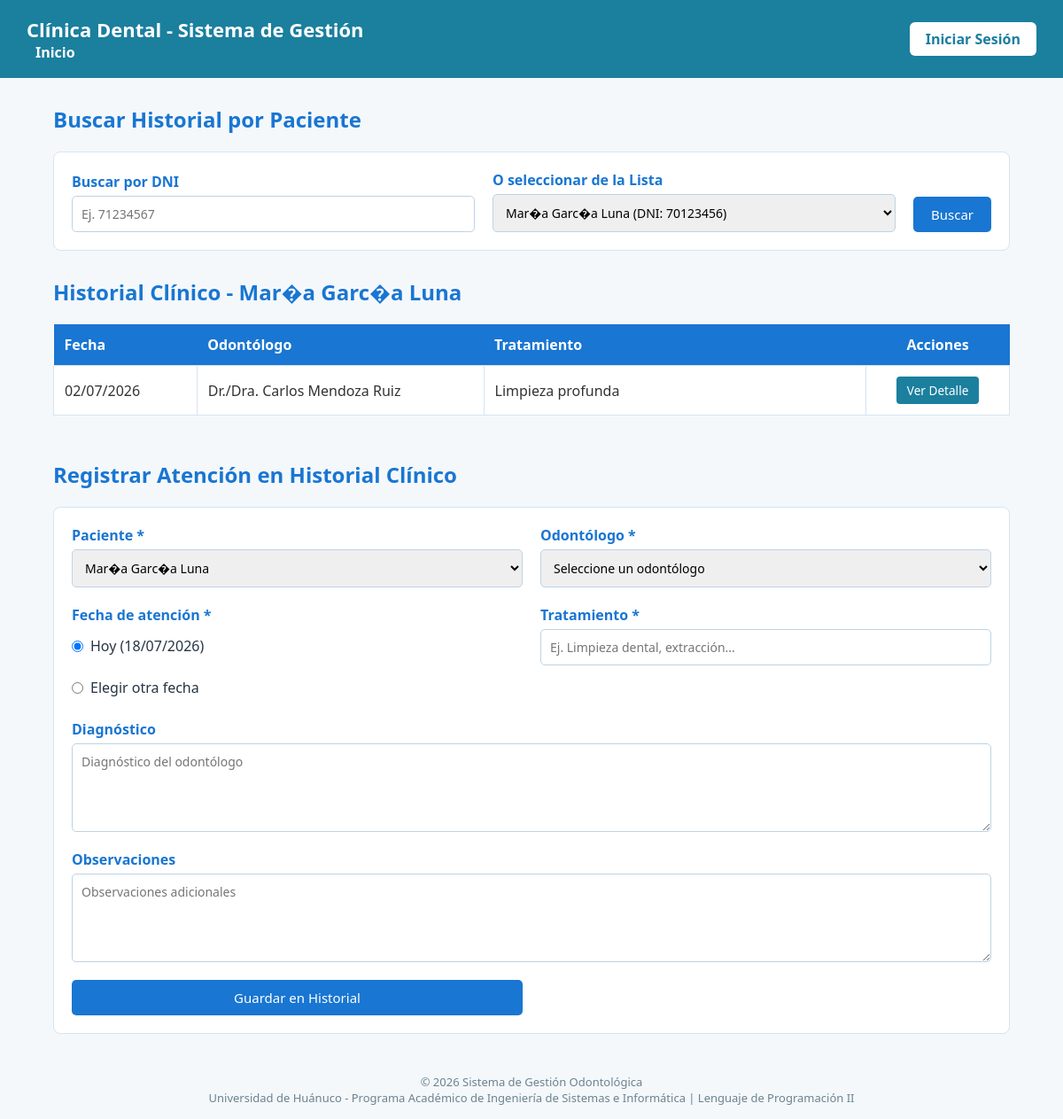
The app's page /vistas/historial.php?id_paciente=3 with its own data.
### tables this page shows
CREATE TABLE paciente (
    id_paciente INT AUTO_INCREMENT PRIMARY KEY,
    dni VARCHAR(8) NOT NULL UNIQUE,
    nombres VARCHAR(80) NOT NULL,
    apellidos VARCHAR(80) NOT NULL,
    telefono VARCHAR(20),
    correo VARCHAR(100),
    direccion VARCHAR(150),
    fecha_nacimiento DATE
);

CREATE TABLE historial_clinico (
    id_historial INT AUTO_INCREMENT PRIMARY KEY,
    id_paciente INT NOT NULL,
    id_odontologo INT NOT NULL,
    fecha_atencion DATE NOT NULL,
    diagnostico TEXT,
    observaciones TEXT,
    tratamiento VARCHAR(200),
    FOREIGN KEY (id_paciente) REFERENCES paciente(id_paciente),
    FOREIGN KEY (id_odontologo) REFERENCES odontologo(id_odontologo)
);

CREATE TABLE odontologo (
    id_odontologo INT AUTO_INCREMENT PRIMARY KEY,
    nombres VARCHAR(80) NOT NULL,
    apellidos VARCHAR(80) NOT NULL,
    especialidad VARCHAR(80),
    telefono VARCHAR(20),
    correo VARCHAR(100)
);

### php/clases/paciente.php (called while the page is built, shortened)
<?php
require_once __DIR__ . '/../config/conexion.php';
class Paciente {
    private $conexion;
    public function __construct() {
        $con = new Conexion();
        $this->conexion = $con->conectar();
    }
    public function listarPacientes() {
        $sql = "SELECT * FROM paciente ORDER BY apellidos ASC";
        $stmt = $this->conexion->prepare($sql);
        $stmt->execute();
        return $stmt->fetchAll();
    }
}

### php/config/conexion.php (called while the page is built, shortened)
<?php
class Conexion {
    private $host = "localhost";
    private $nombre_bd = "clinica_dental";
    private $usuario = "root";
    private $password = "";
    private $charset = "utf8mb4";
    public function conectar() {
        $dsn = "mysql:host={$this->host};dbname={$this->nombre_bd};charset={$this->charset}";
        $opciones = [
            PDO::ATTR_ERRMODE            => PDO::ERRMODE_EXCEPTION,
            PDO::ATTR_DEFAULT_FETCH_MODE => PDO::FETCH_ASSOC,
            PDO::ATTR_EMULATE_PREPARES   => false,
        ];
        try {
            $this->pdo = new PDO($dsn, $this->usuario, $this->password, $opciones);
            return $this->pdo;
        } catch (PDOException $e) {
            die("Error de conexión a la base de datos: " . $e->getMessage());
        }
    }
}

### php/clases/HistorialClinico.php (called while the page is built, shortened)
<?php
require_once __DIR__ . '/../config/conexion.php';
class HistorialClinico {
    private $conexion;
    public function __construct() {
        $con = new Conexion();
        $this->conexion = $con->conectar();
    }
    public function consultarHistorialPorPaciente($id_paciente) {
        $sql = "SELECT h.*, o.nombres AS odontologo_nombres, o.apellidos AS odontologo_apellidos
                FROM historial_clinico h
                INNER JOIN odontologo o ON h.id_odontologo = o.id_odontologo
                WHERE h.id_paciente = :id_paciente
                ORDER BY h.fecha_atencion DESC";
        $stmt = $this->conexion->prepare($sql);
        $stmt->bindParam(':id_paciente', $id_paciente);
        $stmt->execute();
        return $stmt->fetchAll();
    }
    public function obtenerPacientePorId($id_paciente) {
        $sql = "SELECT * FROM paciente WHERE id_paciente = :id_paciente";
        $stmt = $this->conexion->prepare($sql);
        $stmt->bindParam(':id_paciente', $id_paciente, PDO::PARAM_INT);
        $stmt->execute();
        return $stmt->fetch(PDO::FETCH_ASSOC);
    }
}

### vistas/historial.php (the view, shortened to what this page needs)
<?php
require_once __DIR__ . '/../php/clases/paciente.php';
require_once __DIR__ . '/../php/clases/HistorialClinico.php';
$pacienteObj = new Paciente();
$pacientes = $pacienteObj->listarPacientes();
$id_paciente = intval($_GET['id_paciente'] ?? 0);
$pacienteSeleccionado = null;
$historiales = [];
if ($id_paciente > 0) {
    $historialObj = new HistorialClinico();
    $pacienteSeleccionado = $historialObj->obtenerPacientePorId($id_paciente);
    if ($pacienteSeleccionado) {
        $historiales = $historialObj->consultarHistorialPorPaciente($id_paciente);
    }
}
?>
<!DOCTYPE html>
<html lang="es">
<head>
    <link rel="stylesheet" href="../css/base.css">
    <link rel="stylesheet" href="../css/historial.css">
</head>
<body>
    <?php include 'incluir/header.php'; ?>
    <main>
        <h2>Buscar Historial por Paciente</h2>
        <form action="../php/procesar/procesar_historial.php" method="GET" style="grid-template-columns: 2fr 2fr auto; align-items: end;">
            <div>
                <label for="buscar_dni">Buscar por DNI</label>
                <input type="text" id="buscar_dni" name="dni" placeholder="Ej. 71234567" maxlength="8">
            </div>
            <div>
                <label for="buscar_paciente">O seleccionar de la Lista</label>
                <select id="buscar_paciente" name="id_paciente">
                    <?php foreach ($pacientes as $pac): ?>
                        <option value="<?php echo $pac['id_paciente']; ?>" <?php echo ($id_paciente === intval($pac['id_paciente'])) ? 'selected' : ''; ?>>
                            <?php echo htmlspecialchars($pac['nombres'] . ' ' . $pac['apellidos']); ?> (DNI: <?php echo htmlspecialchars($pac['dni']); ?>)
                        </option>
                    <?php endforeach; ?>
                </select>
            </div>
            <button type="submit" style="grid-column:auto;">Buscar</button>
        </form>
        <?php if ($pacienteSeleccionado): ?>
            <h2>Historial Clínico - <?php echo htmlspecialchars($pacienteSeleccionado['nombres'] . ' ' . $pacienteSeleccionado['apellidos']); ?></h2>
            <table>
                <thead>
                    <tr>
                        <th style="width: 15%;">Fecha</th>
                        <th style="width: 30%;">Odontólogo</th>
                        <th style="width: 40%;">Tratamiento</th>
                        <th style="width: 15%; text-align: center;">Acciones</th>
                    </tr>
                </thead>
                <tbody>
                    <?php if (empty($historiales)): ?>
                        <tr>
                            <td colspan="4" style="text-align: center; color: #78909c;">No se encontraron registros de atención para este paciente.</td>
                        </tr>
                    <?php else: ?>
                        <?php foreach ($historiales as $h): ?>
                            <?php
                            $fechaFmt = date('d/m/Y', strtotime($h['fecha_atencion']));
                            $odoNombre = 'Dr./Dra. ' . htmlspecialchars($h['odontologo_nombres'] . ' ' . $h['odontologo_apellidos']);
                            $pacNombre = htmlspecialchars($pacienteSeleccionado['nombres'] . ' ' . $pacienteSeleccionado['apellidos']);
                            ?>
                            <tr>
                                <td><?php echo $fechaFmt; ?></td>
                                <td><?php echo $odoNombre; ?></td>
                                <td><?php echo htmlspecialchars($h['tratamiento']); ?></td>
                                <td style="text-align: center;">
                                    <button class="btn-ver-detalle"
                                            data-fecha="<?php echo $fechaFmt; ?>"
                                            data-paciente="<?php echo $pacNombre; ?>"
                                            data-odontologo="<?php echo $odoNombre; ?>"
                                            data-tratamiento="<?php echo htmlspecialchars($h['tratamiento']); ?>"
                                            data-diagnostico="<?php echo htmlspecialchars($h['diagnostico'] ?? 'Sin diagnóstico'); ?>"
                                            data-observaciones="<?php echo htmlspecialchars($h['observaciones'] ?? 'Sin observaciones'); ?>">
                                        Ver Detalle
                                    </button>
                                </td>
                            </tr>
                        <?php endforeach; ?>
                    <?php endif; ?>
                </tbody>
            </table>
        <?php else: ?>
            <div style="background: #ffffff; padding: 25px; text-align: center; border: 1px solid #d6e4f0; border-radius: 8px; color: #78909c;">
                <p>Seleccione un paciente arriba para visualizar su historial clínico dental completo.</p>
            </div>
        <?php endif; ?>
        <h2 style="margin-top: 50px;">Registrar Atención en Historial Clínico</h2>
        <form action="../php/procesar/procesar_historial.php" method="POST">
            <div>
                <label for="id_paciente">Paciente *</label>
                <select id="id_paciente" name="id_paciente" required>
                    <?php foreach ($pacientes as $pac): ?>
                        <option value="<?php echo $pac['id_paciente']; ?>" <?php echo ($id_paciente === intval($pac['id_paciente'])) ? 'selected' : ''; ?>>
                            <?php echo htmlspecialchars($pac['nombres'] . ' ' . $pac['apellidos']); ?>
                        </option>
                    <?php endforeach; ?>
                </select>
            </div>
            <div>
                <label for="id_odontologo">Odontólogo *</label>
                <select id="id_odontologo" name="id_odontologo" required>
                    <option value="">Seleccione un odontólogo</option>
                </select>
            </div>
            <div>
                <label>Fecha de atención *</label>
                <div style="display: flex; gap: 20px; margin-top: 8px;">
                    <label style="font-weight: normal; color: #263544; display: flex; align-items: center; gap: 8px; cursor: pointer;">
                        <input type="radio" name="tipo_fecha" value="hoy" checked id="radio_fecha_hoy"> Hoy (<?php echo date('d/m/Y'); ?>)
                    </label>
                    <label style="font-weight: normal; color: #263544; display: flex; align-items: center; gap: 8px; cursor: pointer;">
                        <input type="radio" name="tipo_fecha" value="otra" id="radio_fecha_otra"> Elegir otra fecha
                    </label>
                </div>
            </div>
            <div>
                <label for="tratamiento">Tratamiento *</label>
                <input type="text" id="tratamiento" name="tratamiento" placeholder="Ej. Limpieza dental, extracción..." required>
            </div>
            <div class="campo-completo">
                <label for="diagnostico">Diagnóstico</label>
                <textarea id="diagnostico" name="diagnostico" placeholder="Diagnóstico del odontólogo"></textarea>
            </div>
            <div class="campo-completo">
                <label for="observaciones">Observaciones</label>
                <textarea id="observaciones" name="observaciones" placeholder="Observaciones adicionales"></textarea>
            </div>
            <button type="submit">Guardar en Historial</button>
        </form>
    </main>
    <?php include 'incluir/footer.php'; ?>
</body>
</html>

### css/base.css (style rules this page uses)
* { margin: 0; padding: 0; box-sizing: border-box; font-family: 'Segoe UI', Arial, sans-serif; }
body { background-color: #eef4f7; color: #263544; }

### css/historial.css (style rules this page uses)
body { margin: 0; font-family: Arial, sans-serif; background: #f4f8fb; color: #333; }
main { width: 90%; max-width: 1100px; margin: 30px auto; }
h2 { color: #1976d2; margin-bottom: 20px; }
form { background: #fff; padding: 20px; margin-bottom: 30px; border: 1px solid #d6e4f0; border-radius: 8px; display: grid; grid-template-columns: 1fr 1fr; gap: 20px; }
form div { display: flex; flex-direction: column; }
.campo-completo { grid-column: 1 / 3; }
label { margin-bottom: 5px; font-weight: bold; color: #1976d2; }
input, select, textarea { padding: 10px; border: 1px solid #bcd3e6; border-radius: 5px; font-size: 14px; }
textarea { min-height: 100px; resize: vertical; }
button { background: #1976d2; color: white; border: none; padding: 10px 20px; border-radius: 5px; cursor: pointer; font-size: 15px; }
table { width: 100%; border-collapse: collapse; background: white; }
th { background: #1976d2; color: white; padding: 12px; text-align: left; }
td { padding: 12px; border: 1px solid #d6e4f0; }
.btn-ver-detalle { background: #1b7f9e; color: white; border: none; padding: 6px 12px; border-radius: 4px; cursor: pointer; font-size: 0.85rem; transition: background 0.2s, transform 0.1s; }

### records on screen
paciente: nombres+apellidos "Mar�a Garc�a Luna"
historial_clinico: fecha_atencion "02/07/2026", id_odontologo.apellidos "Dr./Dra. Carlos Mendoza Ruiz", tratamiento "Limpieza profunda"

### other values on screen
form field id_paciente "Mar�a Garc�a Luna (DNI: 70123456)"
form field id_paciente "Mar�a Garc�a Luna"
